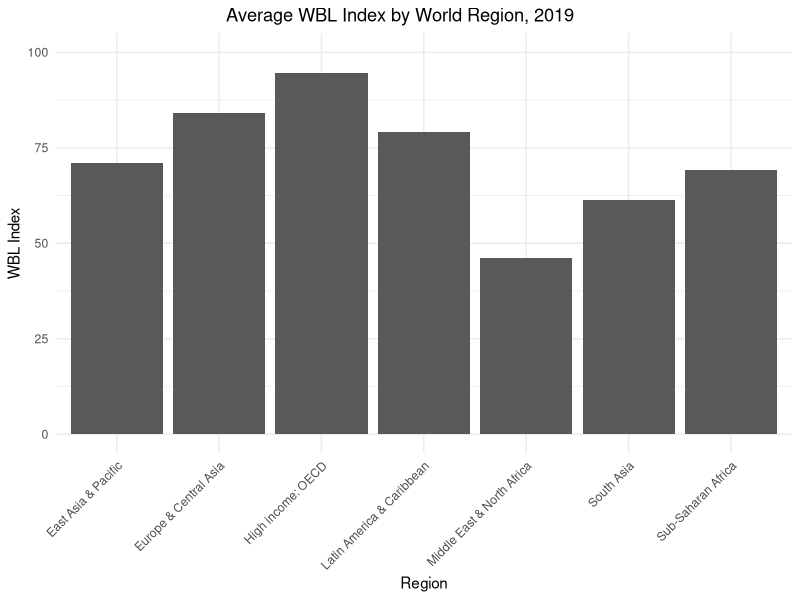
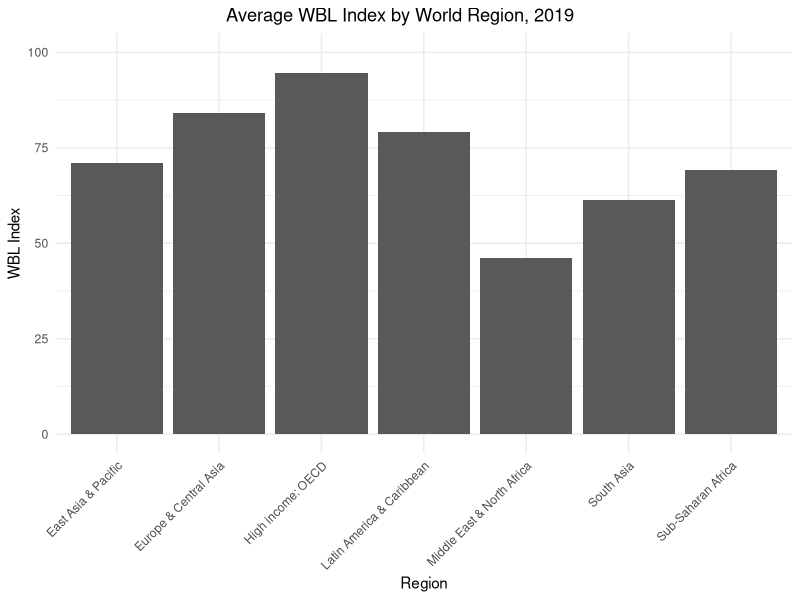
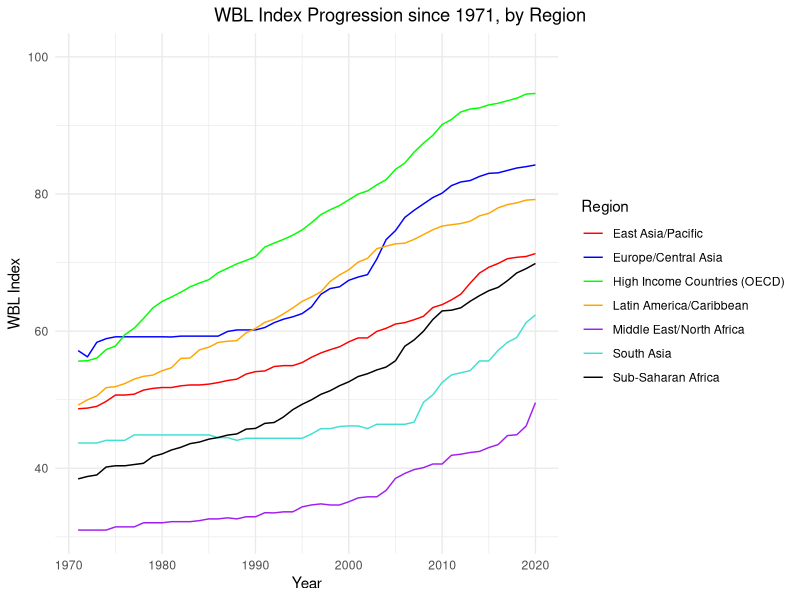
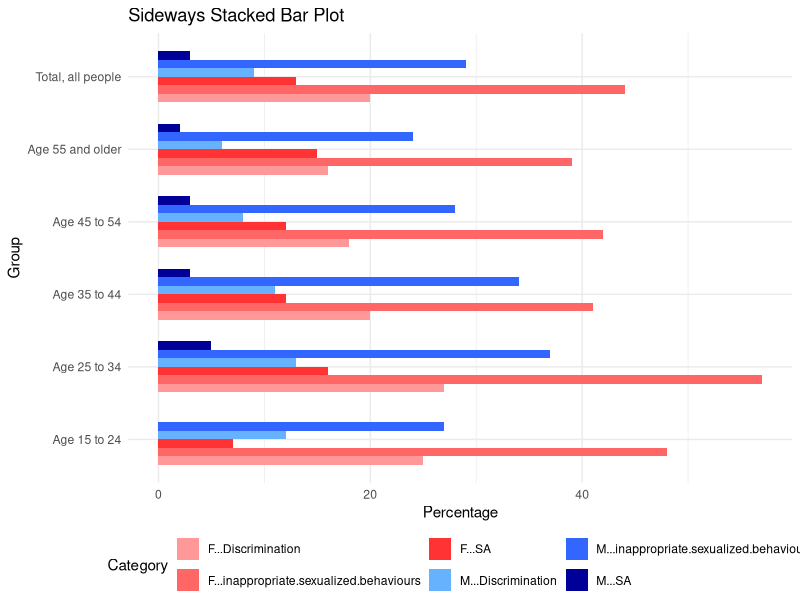

These charts were generated, in order, by the following R code:
## ---- chunk 1
#| include: false
#| warning: false
#| message: false

library(tidyverse)

## WBL Dataset Setup

wb_data <- read_csv(here::here("outputs/data/wb_data_clean.csv"))
## ---- chunk 2
#| message: false
#| echo: false
#| warning: false
#| fig-cap: Figure 1A from Hyland et al. 
#| fig-align: center

## Replication of Figure 1A: Avg. WBL Index in 2019


# average out the index across regions
region_avg_index <- wb_data |> group_by(Region) |> filter(`WBL Report Year` == 2019) |>
                    summarise(avg_index = mean(`WBL_index`, na.rm = TRUE), .groups = "drop")


# Plot in ggplot2

  ggplot(data = region_avg_index, mapping = aes(x = Region, y = avg_index)) +
  geom_col() +
  labs(title="Average WBL Index by World Region, 2019", x="Region", y="WBL Index") +
  theme_minimal() +
  ylim (NA, 100) +
  theme(plot.title.position = "plot",
        plot.title = element_text(hjust = 0.5), 
        axis.text.x = element_text (angle = 45, vjust = 1, hjust=1))

## ---- chunk 3
#| message: false
#| echo: false
#| warning: false
#| fig-cap: Figure 1B from Hyland et al. 
#| fig-align: center

## Replication of Figure 1A: Avg. WBL Index in 2019


# average out the index across regions
region_avg_index <- wb_data |> group_by(Region) |> filter(`WBL Report Year` == 2019) |>
                    summarise(avg_index = mean(`WBL_index`, na.rm = TRUE), .groups = "drop")


# Plot in ggplot2

  ggplot(data = region_avg_index, mapping = aes(x = Region, y = avg_index)) +
  geom_col() +
  labs(title="Average WBL Index by World Region, 2019", x="Region", y="WBL Index") +
  theme_minimal() +
  ylim (NA, 100) +
  theme(plot.title.position = "plot",
        plot.title = element_text(hjust = 0.5), 
        axis.text.x = element_text (angle = 45, vjust = 1, hjust=1))

## ---- chunk 4
#| message: false
#| echo: false
#| warning: false
#| fig-cap: Figure 2 from Hyland et al. 
#| fig-align: center

## Replication of Figure 2:  Charting the Progress of Legal Gender Equality over Time
  

#construct tibble of yearly averages of regions.   
regional_avgs_byyear <- wb_data |> select(
                            `WBL Report Year`, 
                            Region, 
                            WBL_index
                        ) |> group_by(Region, `WBL Report Year`) |> 
                             summarise(avg_index = mean(`WBL_index`, na.rm = TRUE), .groups = "drop")

# Sling into ggplot2

regional_avgs_byyear |> 
  ggplot(aes(x=`WBL Report Year`, y=avg_index, group=Region, color=Region)) +
  geom_line() +
  labs(title="WBL Index Progression since 1971, by Region", x="Year", y="WBL Index") +
  scale_color_manual(values=c("red", "blue", "green", "orange", "purple", "turquoise", "black"), labels=c("East Asia/Pacific","Europe/Central Asia", "High Income Countries (OECD)", "Latin America/Caribbean", "Middle East/North Africa", "South Asia", "Sub-Saharan Africa")) +
  theme_minimal() +
  ylim (NA, 100) + 
  theme(plot.title.position = "plot",
        plot.title = element_text(hjust = 0.5))

## ---- chunk 5
library(kableExtra)

# Create a data frame for the table
pay <- data.frame(
  Indicator = "Pay",
  Score = 100,
  Question = "“Does the law mandate equal remuneration for work of equal value?”",
  Legal_Basis = "Ontario Pay Equity Act, Sec. 6",
  Achievement_of_pay_equity = "6 (1) For the purposes of this Act, pay equity is achieved under the job-to-job method of comparison when the job rate for the female job class that is the subject of the comparison is at least equal to the job rate for a male job class in the same establishment where the work performed in the two job classes is of equal or comparable value. R.S.O. 1990, c. P.7, s. 6 (1); 1993, c. 4, s. 4 (1).",
  Relevant_article = "The gender wage gap in Canada: 1998 to 2018 C Labour Statistics: Research Papers by Rachelle Pelletier, Martha Patterson and Melissa Moyser",
  Stylized_fact = "Women still earn 87 cents for every dollar a man earns in Canada",
  Link_to_Article = "[Read more](https://www150.statcan.gc.ca/n1/en/pub/75-004-m/75-004-m2019004-eng.pdf?st=szPFyv6s)",
  Database = "Annualized data from the Labour Force Survey (LFS), a monthly household survey conducted by Statistics Canada.",
  Additional_info = "56,000 households, no aboriginal settlements or full-time Canadian Armed Force members, remote households in low population density areas"
)

# Transpose the data frame
pay <- t(pay)

# Replace underscores with spaces in column names
colnames(pay) <- gsub("_", " ", colnames(pay))

# Create a table using kableExtra
  kable(pay, format = "latex", caption = "Summary of findings -Pay Indicator") %>%
  column_spec(2, width = "27em")
   
## ---- chunk 6

library(kableExtra)

# Create a data frame for the table
wagegap <- data.frame(
  Category = c("Total explained portion (sum of effects of variables below)", "Human capital", "Education", 
               "Job tenure", "Job attributes", "Part-time", "Public sector", "Union", "Firm size", 
               "Occupation and industry", "Occupation", "Industry", "Demographics", "Age", 
               "Province", "Children", "Marital status", "Total unexplained portion"),
  'In 1998' = c(28.0, 1.8, -0.5, 2.3, 10.1, 8.9, -0.6, 0.7, 1.1, 18.3, 1.8, 16.5, -2.2, -0.4, -0.1, -0.3, -1.4, 72.0),
  'In 2018' = c(36.6, -6.1, -4.8, -1.3, -0.7, 9.2, -5.3, -3.4, -1.1, 44.8, 5.1, 39.7, -1.6, -0.3, 1.0, -0.8, -1.5, 63.4)
)

# Replace special characters in column names
#colnames(wagegap) <- gsub("`", "", colnames(wagegap))

# Create a table using kableExtra
kable(wagegap, format = "latex", booktabs = TRUE, escape = FALSE) %>%
 kable_styling() %>%
#  add_header_above(c("Category" = 1, "1998" = 1, "2018" = 1)) %>%
  row_spec(18, bold = TRUE)

## ---- chunk 7
library(kableExtra)

# Create a data frame for the table
workplace <- data.frame(
  Indicator = "Workplace",
  Score = 100,
  Question = "“Is there legislation on sexual harassment in employment??”",
  Legal_Basis = "Canadian Human Rights Act, Sec. 14(1) and (2); Ontario Occupational Health and Safety Act, Sec. 1 and 32.0.1; Ontario Human Rights Code, Sec. 7(2) and 7(3)",
  Code = "14 (1) It is a discriminatory practice, in matters related to employment,
to harass an individual on a prohibited ground of discrimination.Without limiting the generality of subsection 1, sexual harassment shall, for the purposes of that subsection, be deemed to be harassment on a prohibited ground of discrimination.",
  Relevant_article = "Gender Results Framework: A new data table on workplace harassment",
  Stylized_fact = "Women still earn 87 cents for every dollar a man earns in Canada",
  Link_to_Article = "[Read more]https://www150.statcan.gc.ca/n1/daily-quotidien/240212/dq240212a-eng.htm",
  Database = "Data from 2020 Survey on Sexual Misconduct at Work (SSMW) and Gender Results Framework",
  Additional_info = "56,000 households, no aboriginal settlements or full-time Canadian Armed Force members, remote households in low population density areas"
)

# Transpose the data frame
workplace <- t(workplace)

# Replace underscores with spaces in column names
colnames(workplace) <- gsub("_", " ", colnames(workplace))

# Create a table using kableExtra
  kable(workplace, format = "latex", caption = "Summary of findings -Pay Indicator") %>%
  column_spec(2, width = "27em")
   
## ---- chunk 8
# Install and load necessary packages if not already installed
 # install.packages("tidyverse")

# Install and load necessary packages if not already installed
if (!requireNamespace("tidyverse", quietly = TRUE)) {
  install.packages("tidyverse")
}

# Load the necessary libraries
library(tidyverse)

# Your provided data
data <- read.table(text = '"Group" "M - inappropriate sexualized behaviours" "M - Discrimination" "M - SA" "F - inappropriate sexualized behaviours" "F - Discrimination" "F - SA"
"Total, all people" 29 9 3 44 20 13
"Age 15 to 24" 27 12 0 48 25 7
"Age 25 to 34" 37 13 5 57 27 16
"Age 35 to 44" 34 11 3 41 20 12
"Age 45 to 54" 28 8 3 42 18 12
"Age 55 and older" 24 6 2 39 16 15', header = TRUE)

# Transform the data into long format for ggplot
data_long <- data %>%
  pivot_longer(cols = -Group, names_to = "Category", values_to = "Percentage")

# Create a sideways stacked bar plot
ggplot(data_long, aes(x = Percentage, y = Group, fill = Category)) +
  geom_bar(stat = "identity", position = "dodge", width = 0.7) +
  scale_fill_manual(values = c("#FF9999", "#FF6666", "#FF3333", "#66B2FF", "#3366FF", "#000099"), name = "Category") +
  labs(title = "Sideways Stacked Bar Plot",
       x = "Percentage",
       y = "Group") +
  theme_minimal() +
  theme(
    axis.text.y = element_text(angle = 0, hjust = 1),
    legend.position = "bottom",
    legend.direction = "horizontal",
    legend.box = "horizontal",
    legend.margin = margin(t = 0, unit = "pt")
)
